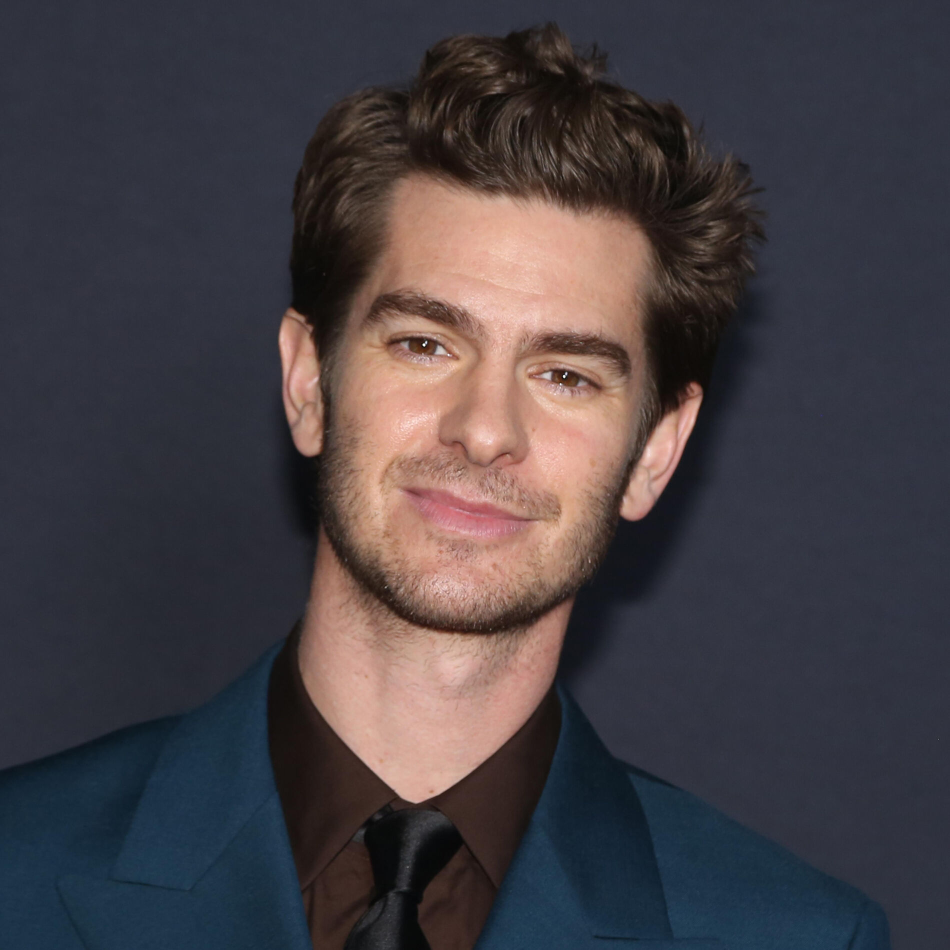
#> input picture data/Andrew_Garfield/1.jpg, 1900 x 1900 px (shown at 1/2 size)
$ python main.py
#> lines starting #> are read from the running program, lines starting #| are printed output that depends on the picture
### recognize_faces.py
# @author Farkas Zoltán

import cv2
import numpy as np
import os

# Előre betanított modell:
face_cascade = cv2.CascadeClassifier(cv2.data.haarcascades + 'haarcascade_frontalface_default.xml')

def load_known_faces(directory):
#> called with directory = 'data/'
    print("Képek betöltése folyamatban...")

    known_faces, known_names = [], []

    # Adott mappában keressük az előre megadott emberek arcait
    # "data" mappában "keresztnev_vezeteknev" formátumban
    for name in os.listdir(directory):
        person_path = os.path.join(directory, name)
        for image_file in os.listdir(person_path):
            image_path = os.path.join(person_path, image_file)
            image = cv2.imread(image_path, cv2.IMREAD_GRAYSCALE)
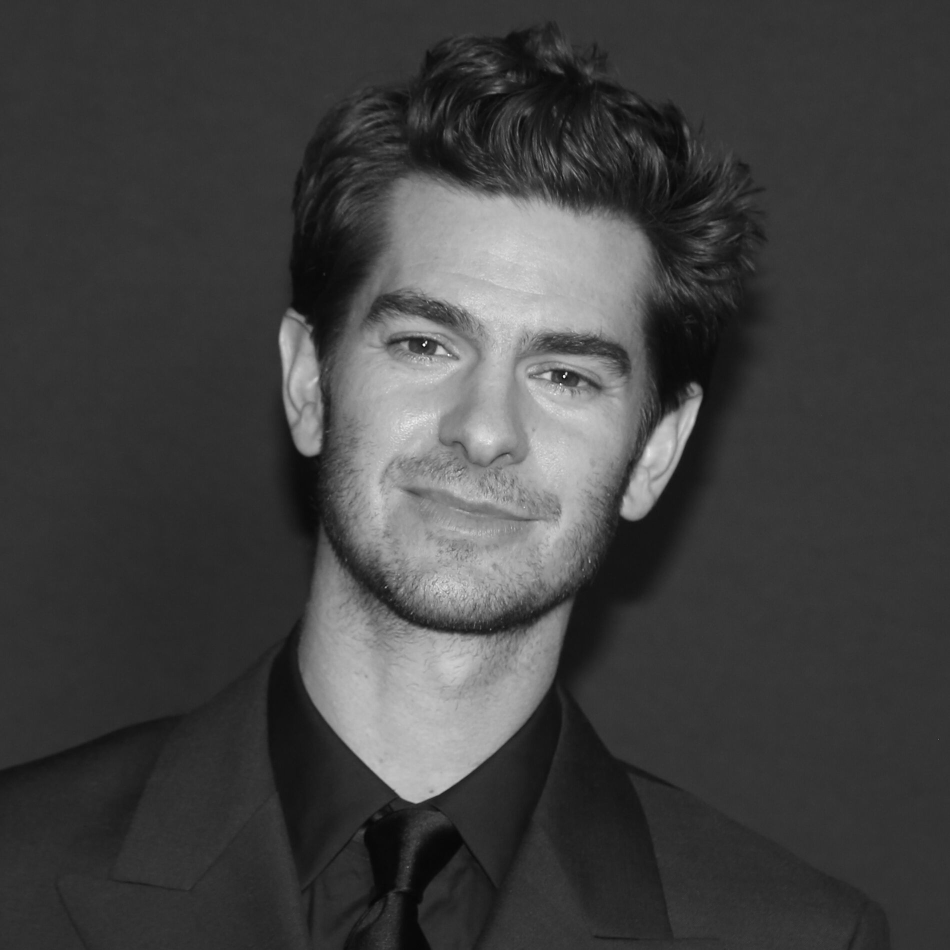
#> image: shape (1900, 1900) (shown at 1/2 size); min 0, max 255, mean 65

            # Haar Cascade modell szerint felismeri az arcokat a képen
            faces = face_cascade.detectMultiScale(image, scaleFactor=1.1, minNeighbors=5)
#> faces = [[580, 387, 817, 817]]

            # Talált arcokat elmentem a tömbökben
            for (x, y, w, h) in faces:
                face = image[y:y + h, x:x + w]
                face_resized = cv2.resize(face, (100, 100))
                known_faces.append(face_resized)
                known_names.append(name)
#> this loop made 1 pass
#> pass 1, in load_known_faces, `face = image[y:y + h, x:x + w]`:
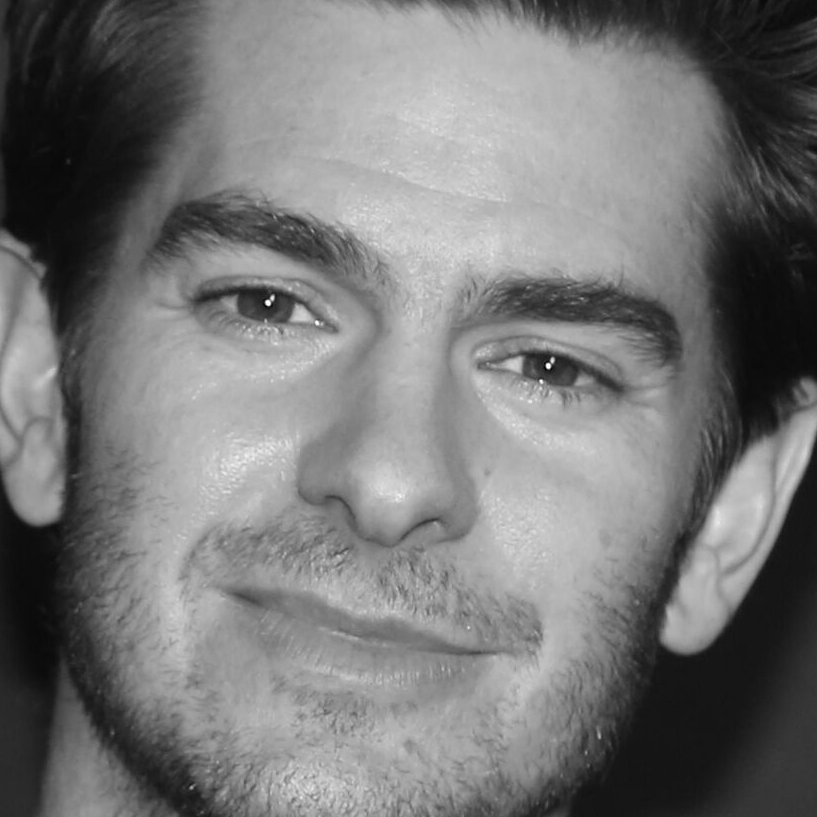
#> face: shape (817, 817); min 0, max 255, mean 118.3
#> pass 1, in load_known_faces, `face_resized = cv2.resize(face, (100, 100))`:
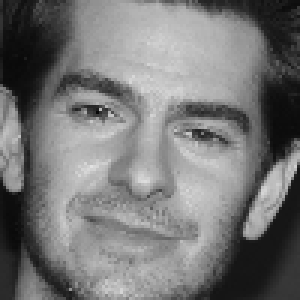
#> face_resized: shape (100, 100) (shown 3 times larger); min 8, max 226, mean 118.1
#> after the loop, known_faces = 1 item; known_names = ['Andrew_Garfield']

    print("Képek betöltve!")
    return known_faces, known_names


# [38 lines left out: function recognize_faces, not called in this run]

### main.py
# @author Farkas Zoltán
VERSION = 1.0
RELEASE_DATE = "2024.11.24"
LICENSE = "MIT licenc"

from detect_faces import detect_faces_image, detect_faces_webcam
from recognize_faces import load_known_faces, recognize_faces

def main():
    print("---------------------------------")
    print("Üdvözlöm a programban!\nKészítette: Farkas Zoltán (DE-IK)")
    print("Kurzus: Képfeldolgozás 2024 ősz")
    print(f"Verzió: {VERSION} ({RELEASE_DATE})\nLicensz: {LICENSE}")
    print("---------------------------------\n")

    known_faces, known_names = load_known_faces("data/")

    while True:
        print("\n1.) Arcok detektálása")
        print("2.) Személyfelismerés")
        user_input = input("Válasszon egy opciót: ").lower()
#> the answer given: 1

        if user_input in ["1", "a"]:
#> (the run stopped early here; a loop or call above may not have finished)
